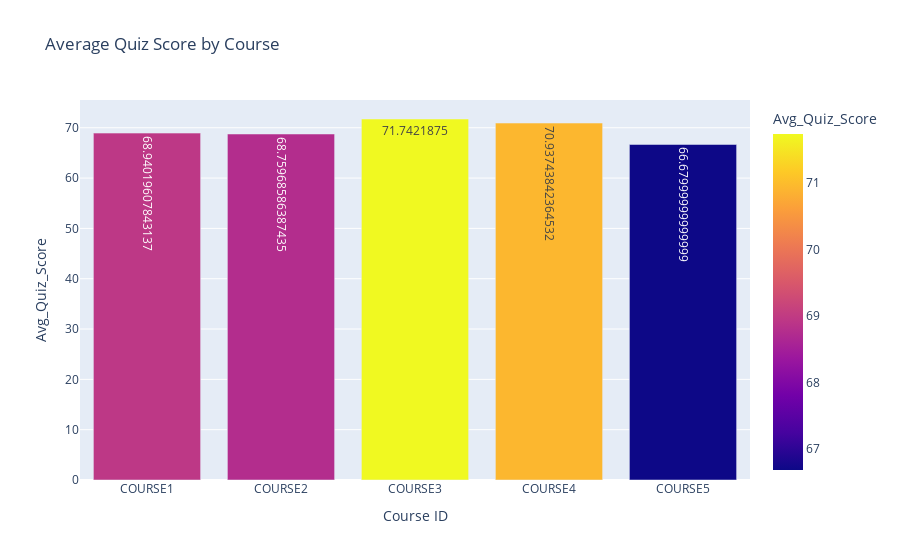

Source (notebook cell):
### Markdown cell above
Plot: Avg. Quiz Score per Course

### Code cell
fig2 = px.bar(
    performance_summary.reset_index(),
    x='Course ID',
    y='Avg_Quiz_Score',
    title='Average Quiz Score by Course',
    text='Avg_Quiz_Score',
    color='Avg_Quiz_Score'
)
fig2.show()

### Figure 1 — Plotly figure (JSON) as saved in the notebook; plotly's stock layout.template omitted (floating-point values rounded to 4 significant figures)
{"data": [{"hovertemplate": "Course ID=%{x}<br>Avg_Quiz_Score=%{marker.color}<extra></extra>", "legendgroup": "", "marker": {"color": [68.94, 68.76, 71.74, 70.94, 66.68], "coloraxis": "coloraxis", "pattern": {"shape": ""}}, "name": "", "orientation": "v", "showlegend": false, "text": [68.94, 68.76, 71.74, 70.94, 66.68], "textposition": "auto", "type": "bar", "x": ["COURSE1", "COURSE2", "COURSE3", "COURSE4", "COURSE5"], "xaxis": "x", "y": [68.94, 68.76, 71.74, 70.94, 66.68], "yaxis": "y"}], "layout": {"barmode": "relative", "coloraxis": {"colorbar": {"title": {"text": "Avg_Quiz_Score"}}, "colorscale": [[0, "#0d0887"], [0.1111, "#46039f"], [0.2222, "#7201a8"], [0.3333, "#9c179e"], [0.4444, "#bd3786"], [0.5556, "#d8576b"], [0.6667, "#ed7953"], [0.7778, "#fb9f3a"], [0.8889, "#fdca26"], [1, "#f0f921"]]}, "legend": {"tracegroupgap": 0}, "title": {"text": "Average Quiz Score by Course"}, "xaxis": {"anchor": "y", "domain": [0, 1], "title": {"text": "Course ID"}}, "yaxis": {"anchor": "x", "domain": [0, 1], "title": {"text": "Avg_Quiz_Score"}}}}
